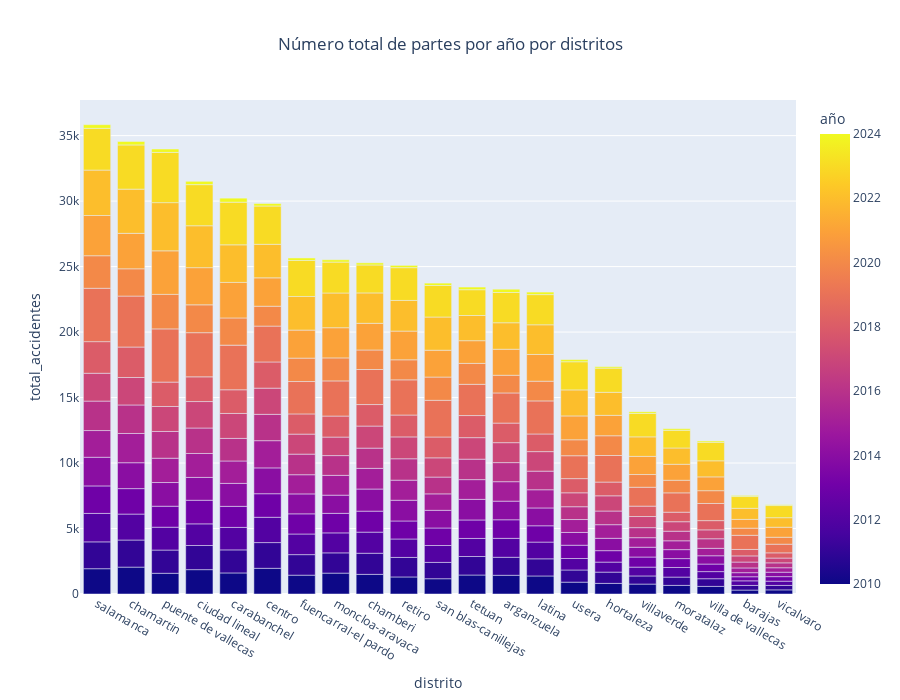

Notebook source saved alongside this figure:
### Code cell
fig = px.bar(n_total_partes_distrito_año,
             x      = 'distrito',
             y      = 'total_accidentes',  
             color  = 'año',
             title  = 'Número total de partes por año por distritos',
             height = 700
            )
fig.update_layout(xaxis = {'categoryorder' : 'total descending'}, title_x=0.5)
fig.show()

### Figure 1 — Plotly figure (JSON) as saved in the notebook; plotly's stock layout.template omitted (floating-point values rounded to 4 significant figures; data arrays with more than 128 entries replaced by an {"elided": "..."} marker saying what was removed)
{"data": [{"alignmentgroup": "True", "hovertemplate": "distrito=%{x}<br>total_accidentes=%{y}<br>año=%{marker.color}<extra></extra>", "legendgroup": "", "marker": {"color": {"elided": "315 int values"}, "coloraxis": "coloraxis", "pattern": {"shape": ""}}, "name": "", "offsetgroup": "", "orientation": "v", "showlegend": false, "textposition": "auto", "type": "bar", "x": {"elided": "315 str values"}, "xaxis": "x", "y": {"elided": "315 int values"}, "yaxis": "y"}], "layout": {"barmode": "relative", "coloraxis": {"colorbar": {"title": {"text": "año"}}, "colorscale": [[0, "#0d0887"], [0.1111, "#46039f"], [0.2222, "#7201a8"], [0.3333, "#9c179e"], [0.4444, "#bd3786"], [0.5556, "#d8576b"], [0.6667, "#ed7953"], [0.7778, "#fb9f3a"], [0.8889, "#fdca26"], [1, "#f0f921"]]}, "height": 700, "legend": {"tracegroupgap": 0}, "title": {"text": "Número total de partes por año por distritos", "x": 0.5}, "xaxis": {"anchor": "y", "categoryorder": "total descending", "domain": [0, 1], "title": {"text": "distrito"}}, "yaxis": {"anchor": "x", "domain": [0, 1], "title": {"text": "total_accidentes"}}}}
